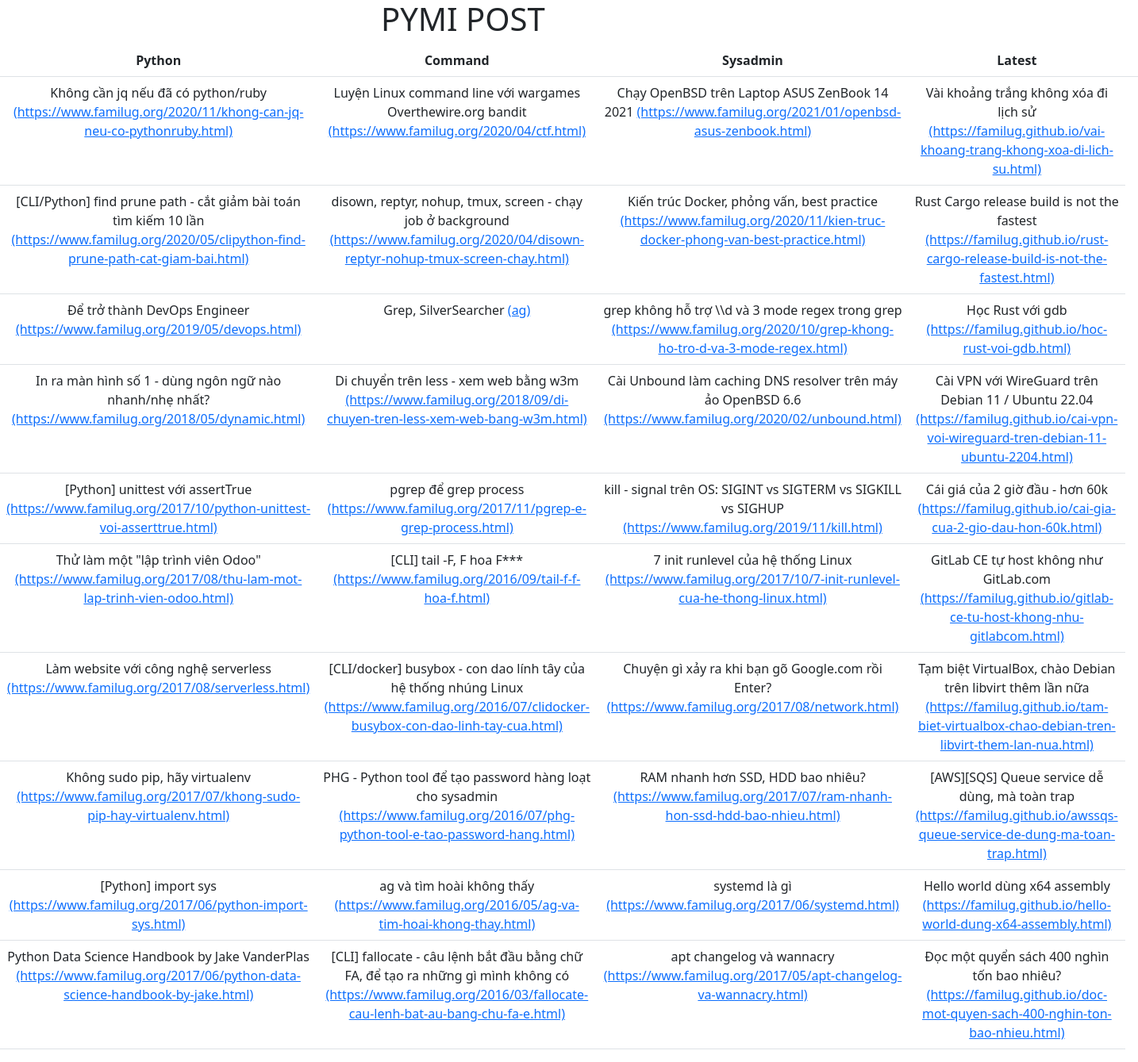
The page / on the database its author committed.
### tables this page shows
CREATE TABLE POSTS(No INTERGER,Topic TEXT,details TEXT UNIQUE);

### main.py (the view)
@app.route("/")
def showThePost():
    postsJSON=[]
    for articles in posts:
        postsJSON.append(list(cur.execute(f"SELECT * FROM POSTS WHERE Topic = '{articles}' ")))
    print(postsJSON)
    return render_template("index.html", posts=postsJSON,)

### templates/index.html (shortened to what this page needs)
<!DOCTYPE html>
<html lang="en">
<head>
    <link href="https://cdn.jsdelivr.net/npm/bootstrap@5.2.3/dist/css/bootstrap.min.css" rel="stylesheet">
</head>
<body>
<h1 style="margin-left:480px">PYMI POST</h1>
<table class="table">
  <thead>
    <tr>
        <th scope="col" style="text-align: center">Python</th>
        <th scope="col" style="text-align: center">Command</th>
        <th scope="col" style="text-align: center">Sysadmin</th>
        <th scope="col" style="text-align: center">Latest</th>
                <th scope="col"></th>
    </tr>
  </thead>
  <tbody>
        {% for i in range(10)  %}
        <tr>
            <td style="text-align: center">{{posts[0][i][2][:posts[0][i][2].find('(')]}}
                <a href="{{posts[0][i][2][posts[0][i][2].find('(')+1:posts[0][i][2].find(')')]}}">{{posts[0][i][2][posts[0][i][2].find('(')-1:posts[0][i][2].find(')')+1]}}</a>
            </td>
            <td style="text-align: center">{{posts[1][i][2][:posts[1][i][2].find('(')]}}
                <a href="{{posts[1][i][2][posts[1][i][2].find('(')+1:posts[1][i][2].find(')')]}}">{{posts[1][i][2][posts[1][i][2].find('(')-1:posts[1][i][2].find(')')+1]}}</a>
            </td>
            <td style="text-align: center">
            {{posts[2][i][2][:posts[2][i][2].find('(')]}}
                <a href="{{posts[2][i][2][posts[2][i][2].find('(')+1:posts[2][i][2].find(')')]}}">{{posts[2][i][2][posts[2][i][2].find('(')-1:posts[2][i][2].find(')')+1]}}</a>
            </td>
            <td style="text-align: center">
            {{posts[3][i][2][:posts[3][i][2].find('(')]}}
                <a href="{{posts[3][i][2][posts[3][i][2].find('(')+1:posts[3][i][2].find(')')]}}">{{posts[3][i][2][posts[3][i][2].find('(')-1:posts[3][i][2].find(')')+1]}}</a>
            </td>
        </tr>
        {% endfor %}
  </tbody>
</table>
</body>
</html>

### rows shown on the page
POSTS: details "Không cần jq nếu đã có python/ruby", details "(https://www.familug.org/2020/11/khong-can-jq-neu-co-pythonruby.html)"
POSTS: details "Luyện Linux command line với wargames Overthewire.org bandit", details "(https://www.familug.org/2020/04/ctf.html)"
POSTS: details "Chạy OpenBSD trên Laptop ASUS ZenBook 14 2021", details "(https://www.familug.org/2021/01/openbsd-asus-zenbook.html)"
POSTS: details "Vài khoảng trắng không xóa đi lịch sử", details "(https://familug.github.io/vai-khoang-trang-khong-xoa-di-lich-su.html)"
POSTS: details "[CLI/Python] find prune path - cắt giảm bài toán tìm kiếm 10 lần", details "(https://www.familug.org/2020/05/clipython-find-prune-path-cat-giam-bai.html)"
POSTS: details "disown, reptyr, nohup, tmux, screen - chạy job ở background", details "(https://www.familug.org/2020/04/disown-reptyr-nohup-tmux-screen-chay.html)"
POSTS: details "Kiến trúc Docker, phỏng vấn, best practice", details "(https://www.familug.org/2020/11/kien-truc-docker-phong-van-best-practice.html)"
POSTS: details "Rust Cargo release build is not the fastest", details "(https://familug.github.io/rust-cargo-release-build-is-not-the-fastest.html)"
POSTS: details "Để trở thành DevOps Engineer", details "(https://www.familug.org/2019/05/devops.html)"
POSTS: details "Grep, SilverSearcher", details "(ag)"
POSTS: details "grep không hỗ trợ \\\\d và 3 mode regex trong grep", details "(https://www.familug.org/2020/10/grep-khong-ho-tro-d-va-3-mode-regex.html)"
POSTS: details "Học Rust với gdb", details "(https://familug.github.io/hoc-rust-voi-gdb.html)"
POSTS: details "In ra màn hình số 1 - dùng ngôn ngữ nào nhanh/nhẹ nhất?", details "(https://www.familug.org/2018/05/dynamic.html)"
POSTS: details "Di chuyển trên less - xem web bằng w3m", details "(https://www.familug.org/2018/09/di-chuyen-tren-less-xem-web-bang-w3m.html)"
POSTS: details "Cài Unbound làm caching DNS resolver trên máy ảo OpenBSD 6.6", details "(https://www.familug.org/2020/02/unbound.html)"
POSTS: details "Cài VPN với WireGuard trên Debian 11 / Ubuntu 22.04", details "(https://familug.github.io/cai-vpn-voi-wireguard-tren-debian-11-ubuntu-2204.html)"
POSTS: details "[Python] unittest với assertTrue", details "(https://www.familug.org/2017/10/python-unittest-voi-asserttrue.html)"
POSTS: details "pgrep để grep process", details "(https://www.familug.org/2017/11/pgrep-e-grep-process.html)"
POSTS: details "kill - signal trên OS: SIGINT vs SIGTERM vs SIGKILL vs SIGHUP", details "(https://www.familug.org/2019/11/kill.html)"
POSTS: details "Cái giá của 2 giờ đầu - hơn 60k", details "(https://familug.github.io/cai-gia-cua-2-gio-dau-hon-60k.html)"
POSTS: details "Thử làm một \"lập trình viên Odoo\"", details "(https://www.familug.org/2017/08/thu-lam-mot-lap-trinh-vien-odoo.html)"
POSTS: details "[CLI] tail -F, F hoa F***", details "(https://www.familug.org/2016/09/tail-f-f-hoa-f.html)"
POSTS: details "7 init runlevel của hệ thống Linux", details "(https://www.familug.org/2017/10/7-init-runlevel-cua-he-thong-linux.html)"
POSTS: details "GitLab CE tự host không như GitLab.com", details "(https://familug.github.io/gitlab-ce-tu-host-khong-nhu-gitlabcom.html)"
POSTS: details "Làm website với công nghệ serverless", details "(https://www.familug.org/2017/08/serverless.html)"
POSTS: details "[CLI/docker] busybox - con dao lính tây của hệ thống nhúng Linux", details "(https://www.familug.org/2016/07/clidocker-busybox-con-dao-linh-tay-cua.html)"
POSTS: details "Chuyện gì xảy ra khi bạn gõ Google.com rồi Enter?", details "(https://www.familug.org/2017/08/network.html)"
POSTS: details "Tạm biệt VirtualBox, chào Debian trên libvirt thêm lần nữa", details "(https://familug.github.io/tam-biet-virtualbox-chao-debian-tren-libvirt-them-lan-nua.html)"
POSTS: details "Không sudo pip, hãy virtualenv", details "(https://www.familug.org/2017/07/khong-sudo-pip-hay-virtualenv.html)"
POSTS: details "PHG - Python tool để tạo password hàng loạt cho sysadmin", details "(https://www.familug.org/2016/07/phg-python-tool-e-tao-password-hang.html)"
POSTS: details "RAM nhanh hơn SSD, HDD bao nhiêu?", details "(https://www.familug.org/2017/07/ram-nhanh-hon-ssd-hdd-bao-nhieu.html)"
POSTS: details "[AWS][SQS] Queue service dễ dùng, mà toàn trap", details "(https://familug.github.io/awssqs-queue-service-de-dung-ma-toan-trap.html)"
POSTS: details "[Python] import sys", details "(https://www.familug.org/2017/06/python-import-sys.html)"
POSTS: details "ag và tìm hoài không thấy", details "(https://www.familug.org/2016/05/ag-va-tim-hoai-khong-thay.html)"
POSTS: details "systemd là gì", details "(https://www.familug.org/2017/06/systemd.html)"
POSTS: details "Hello world dùng x64 assembly", details "(https://familug.github.io/hello-world-dung-x64-assembly.html)"
POSTS: details "Python Data Science Handbook by Jake VanderPlas", details "(https://www.familug.org/2017/06/python-data-science-handbook-by-jake.html)"
POSTS: details "[CLI] fallocate - câu lệnh bắt đầu bằng chữ FA, để tạo ra những gì mình không có", details "(https://www.familug.org/2016/03/fallocate-cau-lenh-bat-au-bang-chu-fa-e.html)"
POSTS: details "apt changelog và wannacry", details "(https://www.familug.org/2017/05/apt-changelog-va-wannacry.html)"
POSTS: details "Đọc một quyển sách 400 nghìn tốn bao nhiêu?", details "(https://familug.github.io/doc-mot-quyen-sach-400-nghin-ton-bao-nhieu.html)"
